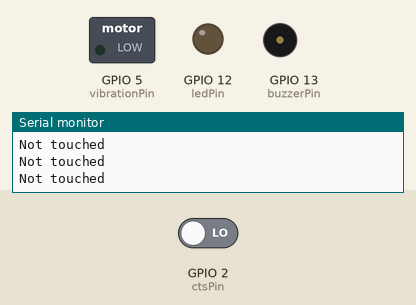
Recording of a sketch running on a simulated ESP32. Parts: switched loads named in the sketch (green lamp = pin HIGH), output pins drawn as LEDs (lit = HIGH), buzzer (waves = sounding), the last lines printed to the serial monitor. Dashed ring = blinking. Inputs (shaded band) come from the test bench; at power-on: GPIO 2 (ctsPin) LOW.

Above: at 1.8 s.
1.9 s: GPIO 2 (ctsPin) driven HIGH
At 2.4 s:
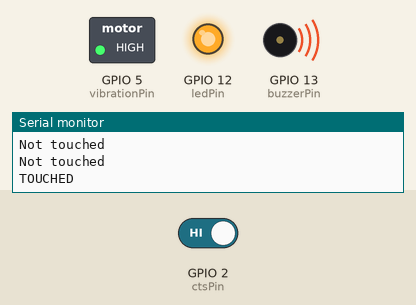
Timing chart, 0 to 10.9 s (numbered marks = the images above; inputs shaded):
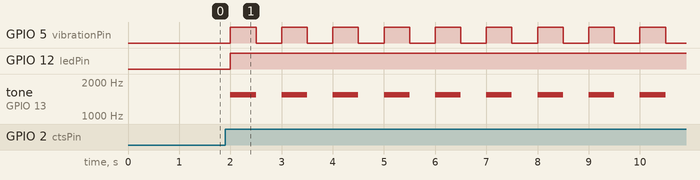

The sketch:

VibBuzTouch.ino
```cpp
// Merged code combining Samuel's and MohammedDamirchi's code (modified for ESP32)

#define buzzerPin 13   // Define buzzerPin for ESP32
#define ctsPin 2       // Define capacitive touch sensor pin for ESP32
#define ledPin 12      // Define LED pin for ESP32
#define vibrationPin 5 // Define pin for vibration motor for ESP32

void setup() {
  pinMode(buzzerPin, OUTPUT);   // Set buzzerPin as output
  pinMode(ledPin, OUTPUT);      // Set LED pin as output
  pinMode(ctsPin, INPUT);       // Set capacitive touch sensor pin as input
  pinMode(vibrationPin, OUTPUT);// Set vibration motor pin as output
  Serial.begin(115200);           // Initialize serial communication
}

void loop() {
  int ctsValue = digitalRead(ctsPin); // Read capacitive touch sensor value

  if (ctsValue == HIGH) {
    digitalWrite(ledPin, HIGH); // Turn on LED
    Serial.println("TOUCHED");
    tone(buzzerPin,1535,500); // Beep when touched
    vibrate(500); // Vibrate when touched
  } else {
    digitalWrite(ledPin, LOW); // Turn off LED
    Serial.println("Not touched");
  }

  delay(500);
}

// void beep(unsigned char delayms) { // Function to produce beep
//   ledcAttachPin(buzzerPin, 0);     // Attach buzzerPin to channel 0 of LEDC
//   ledcSetup(0, 2000, 8);            // Setup PWM with frequency of 2000Hz and 8-bit resolution
//   ledcWriteTone(0, 2000);           // Set tone frequency to 2000Hz
//   delay(delayms);                   // Delay for specified time
//   ledcWriteTone(0, 0);              // Turn off buzzer
//   delay(delayms);                   // Delay for specified time
// }

void vibrate(unsigned long delayms) { // Function to vibrate
  digitalWrite(vibrationPin, HIGH); // Turn on vibration motor
  delay(delayms);                   // Vibrate for specified time
  digitalWrite(vibrationPin, LOW);  // Turn off vibration motor
}
```

Measured:
- after the input at 1.9 s, GPIO 5 (vibrationPin): alternates HIGH for 0.50 s and LOW for 0.50 s, starting after 0.10 s; GPIO 12 (ledPin): LOW → HIGH after 0.10 s; tone on GPIO 13 (buzzerPin): alternates 1535 Hz for 0.50 s and silent for 0.50 s, starting after 0.10 s
